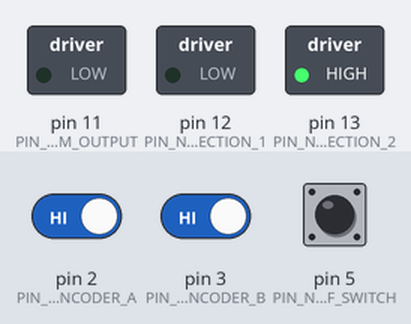
The sketch below on a simulated Arduino Uno, built with avr-gcc and run on an emulated ATmega328P. Shown: switched loads named in the sketch (green lamp = pin HIGH). The test bench sets the inputs (shaded band); at power-on: pin 5 (PIN_NR_ON_OFF_SWITCH) LOW, pin 2 (PIN_NR_ENCODER_A) HIGH, pin 3 (PIN_NR_ENCODER_B) HIGH. What the sketch prints to the serial monitor is not drawn.

Above: at 1.2 s.
1.3 s: pin 5 (PIN_NR_ON_OFF_SWITCH) pulled HIGH for 0.15 s
At 1.38 s:
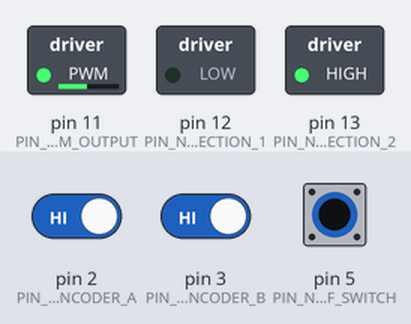
2.9 s: pin 5 (PIN_NR_ON_OFF_SWITCH) pulled HIGH for 3.2 s
At 7.4 s:
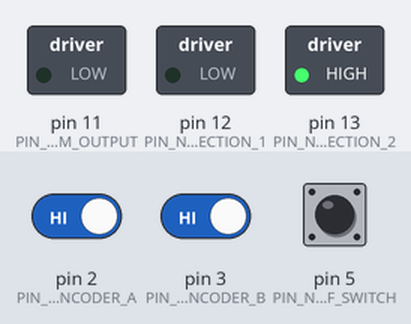
Timing chart, 0 to 8.9 s (numbered marks = the images above; inputs shaded):
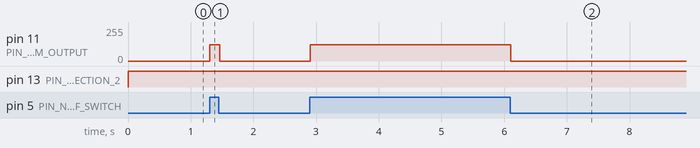

The sketch:

ME350_W25_Generic_Target.ino
```cpp
/* ME350 Encoder Test
   Updated 10/13/2022 */


//------------------------------ Computation of position and velocity: ------------------------------//
// CONSTANTS:
// Settings for velocity computation:
const int MIN_VEL_COMP_COUNT = 2;     // [encoder counts] Minimal change in motor position that must happen between two velocity measurements
const long MIN_VEL_COMP_TIME = 10000; // [microseconds] Minimal time that must pass between two velocity measurements
// VARIABLES:
volatile long motorPosition = 0;       // [encoder counts] Current motor position (Declared 'volatile', since it is updated in a function called by interrupts)
volatile int encoderStatus = 0;       // [binary] Past and Current A&B values of the encoder  (Declared 'volatile', since it is updated in a function called by interrupts)
// The rightmost two bits of encoderStatus will store the encoder values from the current iteration (A and B).
// The two bits to the left of those will store the encoder values from the previous iteration (A_old and B_old).
float motorVelocity        = 0;       // [encoder counts / seconds] Current motor velocity
int previousMotorPosition  = 0;       // [encoder counts] Motor position the last time a velocity was computed
long previousVelCompTime   = 0;       // [microseconds] System clock value the last time a velocity was computed

//------------------------------ Encoder Count Positions:  ------------------------------//
// CONSTANTS:
// Target positions:
const int TARGET_1_POSITION    = 0;                    // [encoder counts] Motor position corresponding to target 1
const int TARGET_2_POSITION    = 100;                  // [encoder counts] Motor position corresponding to target 2
const int TARGET_3_POSITION    = 200;                  // [encoder counts] Motor position corresponding to target 3
const int TARGET_4_POSITION    = 400;                  // [encoder counts] Motor position corresponding to target 4
const int WAIT_POSITION        = 250;                  // [encoder counts] Motor position corresponding to wait position
const int LOWER_BOUND             = 0;                 // [encoder counts] Position of the left end stop
const int UPPER_BOUND             = 500;               // [encoder counts] Position of the right end stop
const int TARGET_BAND             = 5;                 // [encoder counts] "Close enough" range when moving towards a target.

//------------------------------ Motor Constants:  ------------------------------//
// CONSTANTS:
const float SUPPLY_VOLTAGE        = 9.0;  // [Volt] Supply voltage at the HBridge
const float FRICTION_COMP_VOLTAGE = 4.3;   // [Volt] Voltage needed to overcome friction
// VARIABLES:
float desiredVoltage = 0;                 // [Volt] Desired motor voltage
int   motorCommand   = 0;                 // [0-255] PWM signal sent to the motor
unsigned long executionDuration = 0;      // [microseconds] Time between this and the previous loop execution.  Variable used for integrals and derivatives
unsigned long lastExecutionTime = 0;      // [microseconds] System clock value at the moment the loop was started the last time

//------------------------------ Pin assignment: ------------------------------//
// CONSTANTS:
const int PIN_NR_ENCODER_A        = 2;  // Never change these, since the interrupts are attached to pins 2 and 3
const int PIN_NR_ENCODER_B        = 3;  // Never change these, since the interrupts are attached to pins 2 and 3
const int PIN_NR_ON_OFF_SWITCH    = 5;  // Connected to toggle switch (turns mechanism on and off)
const int PIN_NRL_LIMIT_SWITCH    = 8; // Connected to limit switch (mechanism calibration)
const int PIN_NR_PWM_OUTPUT       = 11; // Connected to H Bridge (controls motor speed)
const int PIN_NR_PWM_DIRECTION_1  = 12; // Connected to H Bridge (controls motor direction)
const int PIN_NR_PWM_DIRECTION_2  = 13; // Connected to H Bridge (controls motor direction)


//////////////////////////////////////////////////////////////////////////////////////////
// The setup() function is called when a sketch starts. Use it to initialize variables, //
// pin modes, start using libraries, etc. The setup function will only run once, after  //
// each powerup or reset of the Arduino board:                                          //
//////////////////////////////////////////////////////////////////////////////////////////
void setup() {
  // Declare which digital pins are inputs and which are outputs:
  pinMode(PIN_NR_ENCODER_A,        INPUT_PULLUP);
  pinMode(PIN_NR_ENCODER_B,        INPUT_PULLUP);
  pinMode(PIN_NRL_LIMIT_SWITCH,    INPUT);
  pinMode(PIN_NR_ON_OFF_SWITCH,    INPUT);
  pinMode(PIN_NR_PWM_OUTPUT,       OUTPUT);
  pinMode(PIN_NR_PWM_DIRECTION_1,  OUTPUT);
  pinMode(PIN_NR_PWM_DIRECTION_2,  OUTPUT);

  // Turn on the pullup resistors on the encoder channels
  digitalWrite(PIN_NR_ENCODER_A, HIGH);
  digitalWrite(PIN_NR_ENCODER_B, HIGH);

  // Activate interrupt for encoder pins.
  // If either of the two pins changes, the function 'updateMotorPosition' is called:
  attachInterrupt(0, updateMotorPosition, CHANGE);  // Interrupt 0 is always attached to digital pin 2
  attachInterrupt(1, updateMotorPosition, CHANGE);  // Interrupt 1 is always attached to digital pin 3

  // Begin serial communication for monitoring.
  Serial.begin(115200);
  Serial.println("Start Executing Program.");
}
//------------------------------ End of function setup() ------------------------------//


////////////////////////////////////////////////////////////////////////////////////////////////
// After going through the setup() function, which initializes and sets the initial values,   //
// the loop() function does precisely what its name suggests, and loops consecutively,        //
// allowing your program to sense and respond. Use it to actively control the Arduino board.  //
////////////////////////////////////////////////////////////////////////////////////////////////
void loop() {
  // Determine the duration it took to execute the last loop. This time is used
  // for integration and for monitoring the loop time via the serial monitor.
  executionDuration = micros() - lastExecutionTime;
  lastExecutionTime = micros();

  // Speed Computation:
  if ((abs(motorPosition - previousMotorPosition) > MIN_VEL_COMP_COUNT) || (micros() - previousVelCompTime) > MIN_VEL_COMP_TIME){
    // If at least a minimum time interval has elapsed or
    // the motor has travelled through at least a minimum angle ...
    // .. compute a new value for speed:
    // (speed = delta angle [encoder counts] divided by delta time [seconds])
    motorVelocity = (double)(motorPosition - previousMotorPosition) * 1000000 /
                            (micros() - previousVelCompTime);
    // Remember this encoder count and time for the next iteration:
    previousMotorPosition = motorPosition;
    previousVelCompTime   = micros();
  }

 //******************************************************************************//
  // Position Controller
  if (digitalRead(PIN_NR_ON_OFF_SWITCH)==HIGH) {
    // If the toggle switch is on, run the controller:

    //** Friction Compensation: **//
    // Compensate for friction.  That is, if we now the direction of
    // desired motion, add a command that helps with moving
      desiredVoltage = FRICTION_COMP_VOLTAGE;
  }
  else {
    desiredVoltage = 0;
    Serial.println("The toggle switch is off.  Motor Stopped.");
  }

  //** Send signal to motor **//
  // Convert from voltage to PWM cycle:
  motorCommand = int(abs(desiredVoltage * 255 / SUPPLY_VOLTAGE));
  // Clip values larger than 255
  if (motorCommand > 255) {
    motorCommand = 255;
  }
  // Send motor signals out
  analogWrite(PIN_NR_PWM_OUTPUT, motorCommand);
  // Determine rotation direction
  if (desiredVoltage >= 0) {
    // If voltage is positive ...
    // ... turn forward
    digitalWrite(PIN_NR_PWM_DIRECTION_1,LOW);  // rotate forward
    digitalWrite(PIN_NR_PWM_DIRECTION_2,HIGH); // rotate forward
  }
  else {
    // ... otherwise turn backward:
    digitalWrite(PIN_NR_PWM_DIRECTION_1,HIGH); // rotate backward
    digitalWrite(PIN_NR_PWM_DIRECTION_2,LOW);  // rotate backward
  }
  // End of Position Controller
  //*********************************************************************//

  Serial.print("      Position [encoder counts]: ");
  Serial.print("  P: ");
  Serial.println(motorPosition);
  Serial.print("      Desired Voltage:  ");
  Serial.println(desiredVoltage);
}
//------------------------------ End of function loop() ------------------------------//


//////////////////////////////////////////////////////////////////////
// This is a function to update the encoder count in the Arduino.   //
// It is called via an interrupt whenever the value on encoder      //
// channel A or B changes.                                          //
//////////////////////////////////////////////////////////////////////
void updateMotorPosition() {
  // Bitwise shift left by one bit, to make room for a bit of new data:
  encoderStatus <<= 1;
  // Use a compound bitwise OR operator (|=) to read the A channel of the encoder (pin 2)
  // and put that value into the rightmost bit of encoderStatus:
  encoderStatus |= digitalRead(2);
  // Bitwise shift left by one bit, to make room for a bit of new data:
  encoderStatus <<= 1;
  // Use a compound bitwise OR operator  (|=) to read the B channel of the encoder (pin 3)
  // and put that value into the rightmost bit of encoderStatus:
  encoderStatus |= digitalRead(3);
  // encoderStatus is truncated to only contain the rightmost 4 bits by  using a
  // bitwise AND operator on mstatus and 15(=1111):
  encoderStatus &= 15;
  if (encoderStatus==2 || encoderStatus==4 || encoderStatus==11 || encoderStatus==13) {
    // the encoder status matches a bit pattern that requires counting up by one
    motorPosition++;         // increase the encoder count by one
  }
  else if (encoderStatus == 1 || encoderStatus == 7 || encoderStatus == 8 || encoderStatus == 14) {
    // the encoder status does not match a bit pattern that requires counting up by one.
    // Since this function is only called if something has changed, we have to count downwards
    motorPosition--;         // decrease the encoder count by one
  }
}
//------------------------------ End of function updateMotorPosition() ------------------------------//
```

Measured:
- after the input at 1.3 s, pin 11 (PIN_NR_PWM_OUTPUT): 0/255 → 121/255 at once, → 0/255 0.15 s later
- after the input at 2.9 s, pin 11 (PIN_NR_PWM_OUTPUT): 0/255 → 121/255 at once, → 0/255 3.2 s later
